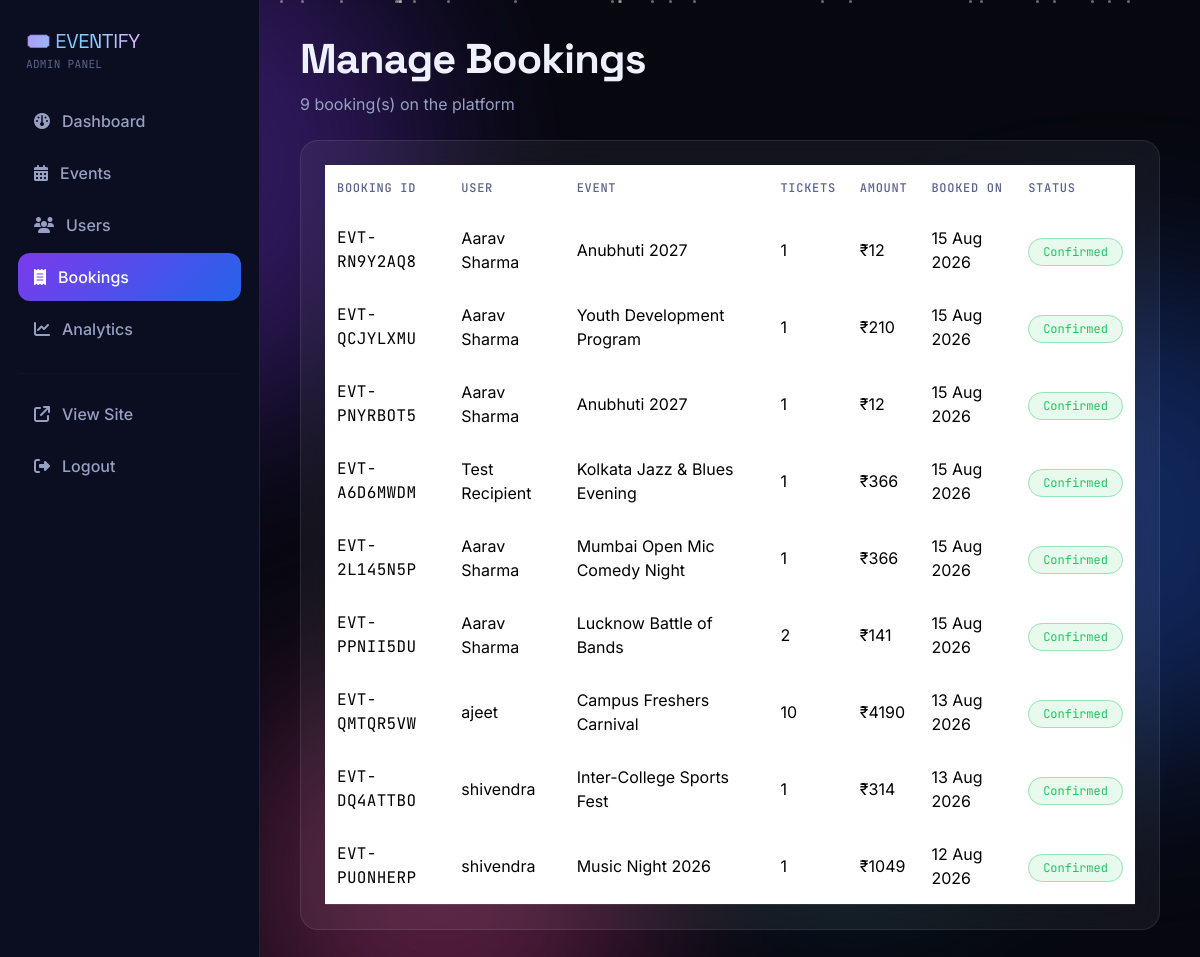
Screenshot of /admin/bookings (signed in) with the database file from the repository.
### models.py (models this page shows, shortened)
class Booking(db.Model):
    __tablename__ = "bookings"
    id = db.Column(db.Integer, primary_key=True)
    booking_ref = db.Column(db.String(20), unique=True, nullable=False)
    user_id = db.Column(db.Integer, db.ForeignKey("users.id"), nullable=False)
    event_id = db.Column(db.Integer, db.ForeignKey("events.id"), nullable=False)
    customer_name = db.Column(db.String(120))
    customer_email = db.Column(db.String(120))
    customer_phone = db.Column(db.String(20))
    total_amount = db.Column(db.Float, nullable=False)
    status = db.Column(db.String(20), default="confirmed")  # confirmed | cancelled
    booking_date = db.Column(db.DateTime, default=lambda: datetime.now(timezone.utc))
    coupon_code = db.Column(db.String(40))
    discount_amount = db.Column(db.Float, default=0)
    meal_choice = db.Column(db.String(40))
    original_user_id = db.Column(db.Integer, db.ForeignKey("users.id"))
    items = db.relationship("BookingItem", backref="booking", lazy=True, cascade="all, delete-orphan")
    payment = db.relationship("Payment", backref="booking", uselist=False, cascade="all, delete-orphan")
    transfers = db.relationship("TicketTransfer", backref="booking", lazy=True,
                                 cascade="all, delete-orphan", order_by="TicketTransfer.created_at.desc()")
    user = db.relationship("User", back_populates="bookings", foreign_keys=[user_id])
    original_user = db.relationship("User", foreign_keys=[original_user_id])
    @property
    def total_tickets(self):
        return sum(i.quantity for i in self.items)

class User(UserMixin, db.Model):
    __tablename__ = "users"
    id = db.Column(db.Integer, primary_key=True)
    name = db.Column(db.String(120), nullable=False)
    email = db.Column(db.String(120), unique=True, nullable=False)
    phone = db.Column(db.String(20))
    password_hash = db.Column(db.String(255), nullable=False)
    role = db.Column(db.String(20), default="user")  # user | admin
    status = db.Column(db.String(20), default="active")  # active | disabled
    created_at = db.Column(db.DateTime, default=lambda: datetime.now(timezone.utc))
    bookings = db.relationship("Booking", back_populates="user", foreign_keys="Booking.user_id", lazy=True)
    wishlist_items = db.relationship("Wishlist", backref="user", lazy=True)
    @property
    def is_admin(self):
        return self.role == "admin"

class Event(db.Model):
    __tablename__ = "events"
    id = db.Column(db.Integer, primary_key=True)
    title = db.Column(db.String(160), nullable=False)
    description = db.Column(db.Text, nullable=False)
    category_id = db.Column(db.Integer, db.ForeignKey("categories.id"))
    location = db.Column(db.String(120), nullable=False)
    venue = db.Column(db.String(160), nullable=False)
    date = db.Column(db.Date, nullable=False)
    time = db.Column(db.String(20), nullable=False)
    organizer = db.Column(db.String(120), nullable=False)
    image = db.Column(db.String(300), nullable=False)
    total_seats = db.Column(db.Integer, default=100)
    booked_seats = db.Column(db.Integer, default=0)
    is_trending = db.Column(db.Boolean, default=False)
    created_at = db.Column(db.DateTime, default=lambda: datetime.now(timezone.utc))
    streaming_url = db.Column(db.String(400))
    ticket_types = db.relationship("TicketType", backref="event", lazy=True, cascade="all, delete-orphan")
    bookings = db.relationship("Booking", backref="event", lazy=True)

class BookingItem(db.Model):
    __tablename__ = "booking_items"
    id = db.Column(db.Integer, primary_key=True)
    booking_id = db.Column(db.Integer, db.ForeignKey("bookings.id"), nullable=False)
    ticket_type = db.Column(db.String(60), nullable=False)
    price = db.Column(db.Float, nullable=False)
    quantity = db.Column(db.Integer, nullable=False)
    is_streaming = db.Column(db.Boolean, default=False)

### app.py (the view)
@app.route("/admin/bookings")
@admin_required
def admin_bookings():
    bookings = Booking.query.order_by(Booking.booking_date.desc()).all()
    return render_template("admin/bookings.html", bookings=bookings)

### app.py (called while the page is built)
@login_manager.user_loader
def load_user(user_id):
    return db.session.get(User, int(user_id))

def admin_required(f):
    @wraps(f)
    def wrapper(*args, **kwargs):
        if not current_user.is_authenticated or not current_user.is_admin:
            flash("Admin access required.", "danger")
            return redirect(url_for("admin_login"))
        return f(*args, **kwargs)
    return wrapper

def get_todays_bookings(user):
    if not user or not user.is_authenticated or getattr(user, "is_admin", False):
        return []
    today = date.today()
    return (Booking.query.join(Event)
            .filter(Booking.user_id == user.id, Booking.status == "confirmed", Event.date == today)
            .all())

@app.context_processor
def inject_globals():
    celebrate_login = session.pop("celebrate_login", False)
    todays_bookings = get_todays_bookings(current_user) if current_user.is_authenticated else []
    return {
        "current_year": datetime.now(timezone.utc).year,
        "celebrate_login": celebrate_login,
        "todays_bookings": todays_bookings,
        "today": date.today(),
    }

### templates/admin/bookings.html (shortened to what this page needs)
{% extends "admin/admin_base.html" %}
{% block admin_content %}
<div class="mb-4" data-aos="fade-up">
  <h2 class="section-title">Manage Bookings</h2>
  <p class="text-dim mb-0">{{ bookings|length }} booking(s) on the platform</p>
</div>
<div class="glass-card p-4" data-aos="fade-up">
  <div class="table-responsive">
    <table class="table table-glass mb-0">
      <thead><tr><th>Booking ID</th><th>User</th><th>Event</th><th>Tickets</th><th>Amount</th><th>Booked On</th><th>Status</th></tr></thead>
      <tbody>
        {% for b in bookings %}
        <tr>
          <td class="text-mono">{{ b.booking_ref }}</td>
          <td>{{ b.user.name }}</td>
          <td>{{ b.event.title }}</td>
          <td>{{ b.total_tickets }}</td>
          <td>₹{{ '%.0f'|format(b.total_amount) }}</td>
          <td>{{ b.booking_date.strftime('%d %b %Y') }}</td>
          <td><span class="badge-status {{ b.status }}">{{ b.status|capitalize }}</span></td>
        </tr>
        {% else %}
        <tr><td colspan="7" class="text-center text-dim py-5">No bookings found</td></tr>
        {% endfor %}
      </tbody>
    </table>
  </div>
</div>
{% endblock %}

### static/css/style.css (style rules this page uses)
:root { --void: #06070f; --navy: #0b0e21; --navy-2: #10142c; --purple: #7c3aed; --blue: #2563eb; --cyan: #22d3ee; --pink: #ec4899; --glass: rgba(255, 255, 255, 0.055); --glass-strong: rgba(255, 255, 255, 0.09); --border: rgba(255, 255, 255, 0.09); --border-glow: rgba(124, 92, 237, 0.45); --text: #eef1fb; --text-dim: #97a0c3; --text-faint: #5b6389; --success: #22c55e; --danger: #f43f5e; --warning: #f59e0b; --grad-primary: linear-gradient(135deg, var(--purple), var(--blue)); --grad-warm: linear-gradient(135deg, var(--pink), var(--purple)); --grad-cool: linear-gradient(135deg, var(--blue), var(--cyan)); --grad-text: linear-gradient(120deg, #b794f6, #7dd3fc, #f0abfc); --radius-lg: 26px; --radius-md: 18px; --radius-sm: 12px; --font-display: "Space Grotesk", sans-serif; --font-body: "Inter", sans-serif; --font-mono: "JetBrains Mono", monospace; }
* { box-sizing: border-box; }
html { scroll-behavior: smooth; }
body { background: var(--void); color: var(--text); font-family: var(--font-body); overflow-x: hidden; position: relative; }
h1, h2, h3, h4, h5, .display-font { font-family: var(--font-display); letter-spacing: -0.02em; }
.text-mono { font-family: var(--font-mono); letter-spacing: 0.02em; }
.text-dim { color: var(--text-dim); }
.glass-card { background: var(--glass); backdrop-filter: blur(16px); -webkit-backdrop-filter: blur(16px); border: 1px solid var(--border); border-radius: var(--radius-md); transition: transform .4s cubic-bezier(.2,.8,.2,1), box-shadow .4s ease, border-color .4s ease; }
.section-title { font-size: clamp(1.8rem, 3.5vw, 2.6rem); font-weight: 700; }
.badge-status { padding: 5px 14px; border-radius: 100px; font-size: 0.75rem; font-family: var(--font-mono); border: 1px solid; }
.badge-status.confirmed { color: var(--success); border-color: rgba(34,197,94,0.4); background: rgba(34,197,94,0.1); }
.table-glass { color: var(--text); }
.table-glass thead th { border-bottom: 1px solid var(--border); color: var(--text-faint); font-family: var(--font-mono); font-size: 0.75rem; text-transform: uppercase; letter-spacing: 0.06em; font-weight: 500; padding: 14px 12px; }
.table-glass tbody td { border-bottom: 1px solid var(--border); padding: 14px 12px; vertical-align: middle; }
.table-glass tbody tr { transition: background .2s ease; }

### rows the page displays
Booking: booking_ref "EVT-RN9Y2AQ8", user.name "Aarav Sharma", event "Anubhuti 2027", total_tickets "1", total_amount "12", booking_date "15 Aug 2026", status "Confirmed"
Booking: booking_ref "EVT-QCJYLXMU", user.name "Aarav Sharma", event "Youth Development Program", total_tickets "1", total_amount "210", booking_date "15 Aug 2026", status "Confirmed"
Booking: booking_ref "EVT-PNYRBOT5", user.name "Aarav Sharma", event "Anubhuti 2027", total_tickets "1", total_amount "12", booking_date "15 Aug 2026", status "Confirmed"
Booking: booking_ref "EVT-A6D6MWDM", user.name "Test Recipient", event "Kolkata Jazz & Blues Evening", total_tickets "1", total_amount "366", booking_date "15 Aug 2026", status "Confirmed"
Booking: booking_ref "EVT-2L145N5P", user.name "Aarav Sharma", event "Mumbai Open Mic Comedy Night", total_tickets "1", total_amount "366", booking_date "15 Aug 2026", status "Confirmed"
Booking: booking_ref "EVT-PPNII5DU", user.name "Aarav Sharma", event "Lucknow Battle of Bands", total_tickets "2", total_amount "141", booking_date "15 Aug 2026", status "Confirmed"
Booking: booking_ref "EVT-QMTQR5VW", user.name "ajeet", event "Campus Freshers Carnival", total_tickets "10", total_amount "4190", booking_date "13 Aug 2026", status "Confirmed"
Booking: booking_ref "EVT-DQ4ATTBO", user.name "shivendra", event "Inter-College Sports Fest", total_tickets "1", total_amount "314", booking_date "13 Aug 2026", status "Confirmed"
Booking: booking_ref "EVT-PUONHERP", user.name "shivendra", event "Music Night 2026", total_tickets "1", total_amount "1049", booking_date "12 Aug 2026", status "Confirmed"

### other values shown
{{ bookings|length }} "9"
